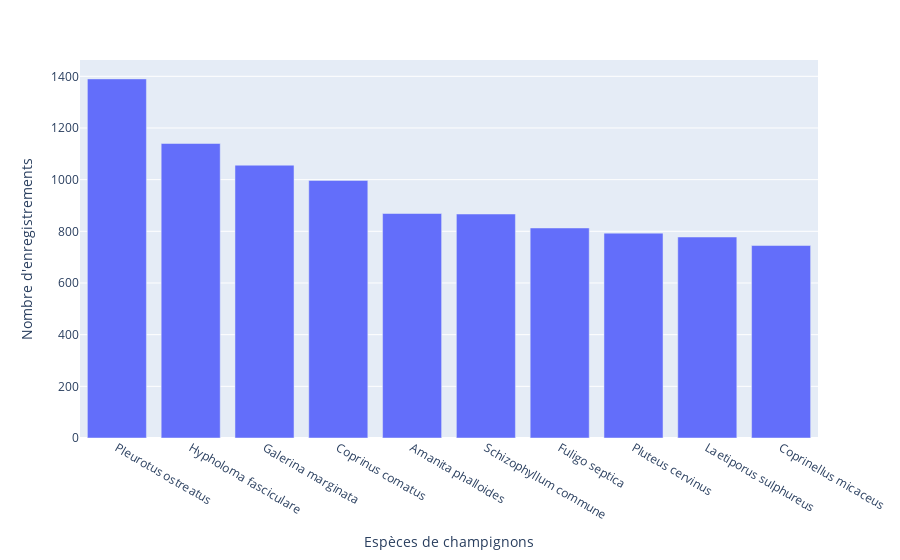

Notebook cell for this chart:
### Code cell
label_counts = df["label"].value_counts()

# Créer un graphique à barres horizontales
fig = px.bar(label_counts, x=label_counts.index, y=label_counts.values, orientation='v')


fig.update_layout(xaxis_title="Espèces de champignons", yaxis_title="Nombre d'enregistrements")

# Afficher le graphique
fig.show()

### Figure 1 — Plotly figure (JSON) as saved in the notebook; plotly's stock layout.template omitted (floating-point values rounded to 4 significant figures)
{"data": [{"alignmentgroup": "True", "hovertemplate": "index=%{x}<br>y=%{y}<extra></extra>", "legendgroup": "", "marker": {"color": "#636efa", "pattern": {"shape": ""}}, "name": "", "offsetgroup": "", "orientation": "v", "showlegend": false, "textposition": "auto", "type": "bar", "x": ["Pleurotus ostreatus", "Hypholoma fasciculare", "Galerina marginata", "Coprinus comatus", "Amanita phalloides", "Schizophyllum commune", "Fuligo septica", "Pluteus cervinus", "Laetiporus sulphureus", "Coprinellus micaceus"], "xaxis": "x", "y": [1390, 1140, 1056, 997, 869, 867, 813, 793, 778, 745], "yaxis": "y"}], "layout": {"barmode": "relative", "legend": {"tracegroupgap": 0}, "margin": {"t": 60}, "xaxis": {"anchor": "y", "domain": [0, 1], "title": {"text": "Espèces de champignons"}}, "yaxis": {"anchor": "x", "domain": [0, 1], "title": {"text": "Nombre d'enregistrements"}}}}
